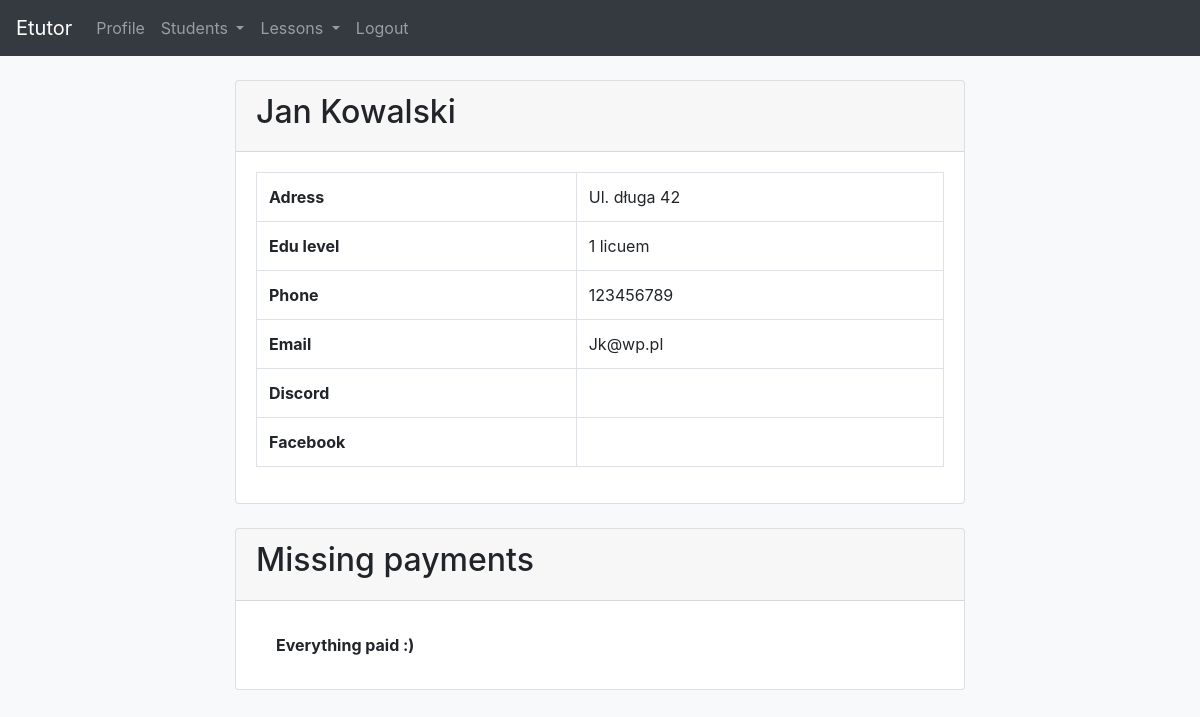
Page /students/2 (signed in) on the committed database.
### app/models.py (models this page shows, shortened)
class Student(models.Model):
    first_name = models.CharField(max_length=50)
    last_name = models.CharField(max_length=50)
    address = models.CharField(max_length=100, blank=True)
    education_level = models.CharField(max_length=50, blank=True)
    phone_number = models.CharField(max_length=20, blank=True, unique=True)
    email = models.EmailField(blank=True, unique=True)
    discord_nick = models.CharField(max_length=50, blank=True)
    facebook_profile = models.CharField(max_length=150, blank=True)
    facebook_psid = models.CharField(max_length=50, blank=True)
    tutor = models.ForeignKey(Tutor, on_delete=models.CASCADE)

### app/views.py (the view)
# urls.py: path('students/<int:pk>', views.StudentDetailView.as_view(),
@method_decorator(login_required, name='dispatch')
class StudentDetailView(DetailView):
    model = Student
    template_name = 'student_detail.html'
    def get_context_data(self, **kwargs):
        return super().get_context_data(
            lessons=self.object.lesson_set.all(),
            payments=self.object.payment_set.all(),
            total_missing_payment=get_total_student_missing_payment(
                self.object.payment_set),
        )

### app/reports.py (called while the page is built)
def get_total_student_missing_payment(queryset) -> int:
    return queryset.filter(status=Payment.DUE).aggregate(missing_payment=Sum('amount'))['missing_payment']

### templates/student_detail.html (shortened to what this page needs)
{% extends 'base.html' %}
{% block content %}
<div class="container">
  <div class="row justify-content-center">
    <div class="col-8">
      <div class="card mt-4">
        <div class="card-header">
          <h2>{{ student.first_name }} {{ student.last_name }}</h2>
        </div>
        <div class="card-body">
          <table class="table table-bordered">
            <tbody>
              <tr>
                <td><b>Adress</b></td>
                <td>{{ student.address }}</td>
              </tr>
              <tr>
                <td><b>Edu level</b></td>
                <td>{{ student.education_level }}</td>
              </tr>
              <tr>
                <td><b>Phone</b></td>
                <td>{{ student.phone_number }}</td>
              </tr>
              <tr>
                <td><b>Email</b></td>
                <td>{{ student.email }}</td>
              </tr>
              <tr>
                <td><b>Discord</b></td>
                <td>{{ student.discord_nick }}</td>
              </tr>
              <tr>
                <td><b>Facebook</b></td>
                <td>{{ student.facebook_profile }}</td>
              </tr>
            </tbody>
          </table>
        </div>
      </div>
    </div>
    <div class="col-8">
      <div class="card mt-4 mb-4">
        <div class="card-header">
          <h2>Missing payments</h2>
        </div>
        <div class="card-body">
          {% if total_missing_payment %}
          <table class="table table-bordered">
            <thead>
              <tr>
                <th scope="col">#</th>
                <th scope="col">Lesson date</th>
                <th scope="col">Amount</th>
                <th scope="col">Action</th>
              </tr>
            </thead>
            <tbody>
              {% for payment in payments %}
              <tr>
                <th scope="row">{{ payment.id }}</th>
                <td>{{ payment.date }}</td>
                <td>{{ payment.amount }} zł</td>
                <td>
                  <form action="{% url 'change-payment-status' %}" method="post">
                    {% csrf_token %}
                    <input type="hidden" value="{{ request.path|urlencode }}" name="redirect_back_path">
                    <input type="hidden" value="{{ payment.id }}" name="id_payment">
                    <input type="submit" value="Submit">
                  </form>
                </td>
              </tr>
              {% endfor %}
            </tbody>
          </table>
          <ul class="list-group list-group-flush">
            <li class="list-group-item"><b>Total missing payment: {{total_missing_payment}} zł</b></li>
          </ul>
          {% else %}
          <ul class="list-group list-group-flush">
            <li class="list-group-item"><b>Everything paid :)</b></li>
          </ul>
          {% endif %}
        </div>
      </div>
    </div>
  </div>
</div>
{% endblock %}

### rows in the picture
Student: first_name "Jan", last_name "Kowalski", address "Ul. długa 42", education_level "1 licuem", phone_number "123456789", email "Jk@wp.pl"
